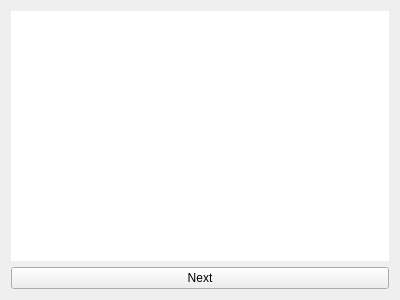
<?xml version="1.0" encoding="UTF-8"?>
<ui version="4.0">
 <class>GradientWidget</class>
 <widget class="QWidget" name="GradientWidget">
  <property name="geometry">
   <rect>
    <x>0</x>
    <y>0</y>
    <width>400</width>
    <height>300</height>
   </rect>
  </property>
  <property name="windowTitle">
   <string>Form</string>
  </property>
  <layout class="QGridLayout" name="gridLayout">
   <item row="1" column="0">
    <widget class="QPushButton" name="nextButton">
     <property name="text">
      <string>Next</string>
     </property>
    </widget>
   </item>
   <item row="0" column="0">
    <widget class="QGraphicsView" name="graphicsView">
     <property name="frameShape">
      <enum>QFrame::NoFrame</enum>
     </property>
     <property name="frameShadow">
      <enum>QFrame::Plain</enum>
     </property>
    </widget>
   </item>
  </layout>
 </widget>
 <resources/>
 <connections/>
</ui>
